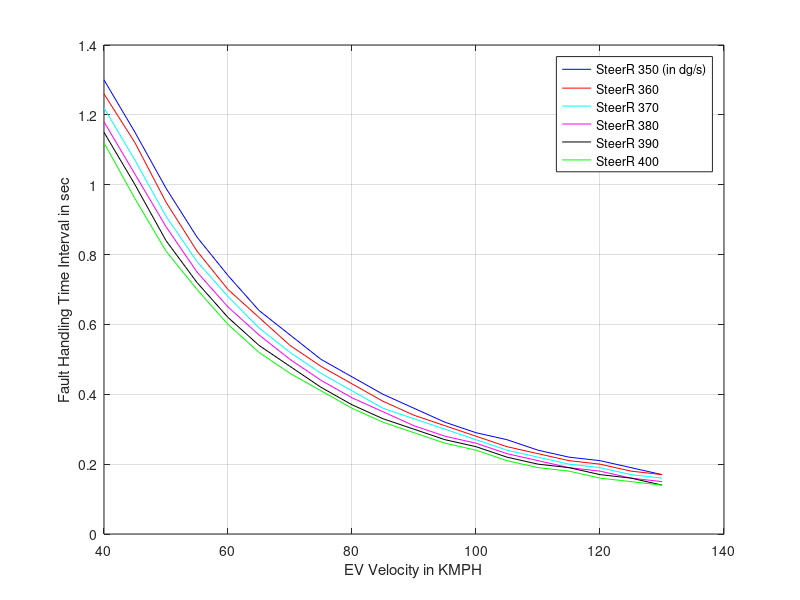
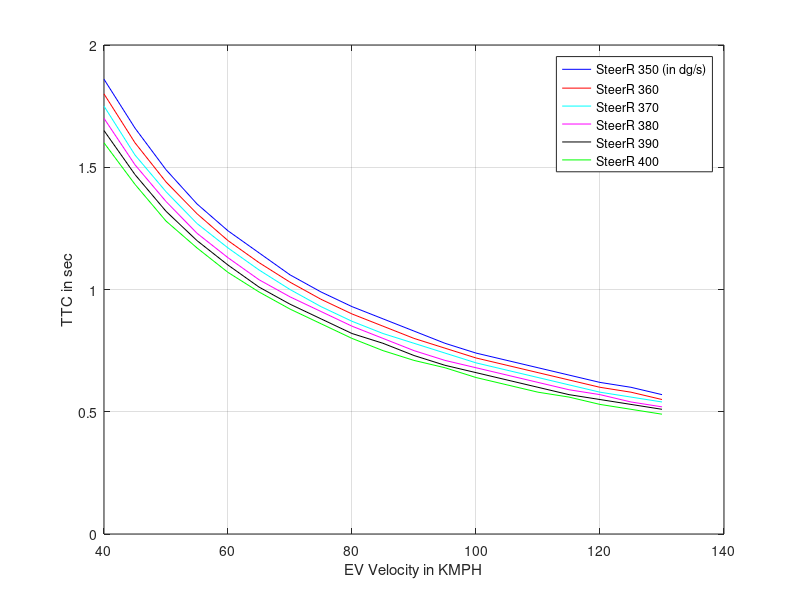

Source code (MATLAB) for these figures, in order: (Note: this script raises an error after producing the figures.)
clear all
close all
clc
%% Constraint for parameter

KK = 0;
c=200;
deg_to_rad=pi/180;
 LaneWidth = 3.66;
 TruckWidth = 3.05;
 WheelBase = 5.79;
 SRR = 18;
 s=(LaneWidth-TruckWidth)/2;
 b=c+s+LaneWidth;
 Str_Ang_Rate=[];
x_speed=[];
y_TTC=[];
z_FHTI=[];
for SteerAngRate_EV_Comp = 350 : 10 : 400
    Speed = [];
    TimeDur = [];
    DataTTC = [];
    AAy=[];
    for EgoVehicleSpeed = 40 : 5 : 130
        
 Vx_EV = EgoVehicleSpeed/3.6;
 wheel_angle=SteerAngRate_EV_Comp/SRR;
wheel_ang_rad=0.0174533*wheel_angle;
deg_to_rad=pi/180;
ang_C_deg=90-wheel_angle;
ang_B_deg=180-(asind(b*sind(ang_C_deg)/c));
ang_A_deg=180-ang_C_deg-ang_B_deg;
ang_B_rad=ang_B_deg*deg_to_rad;
ang_A_rad=ang_A_deg*deg_to_rad;
ang_C_rad=ang_C_deg*deg_to_rad;

a=(c*sin(ang_A_rad))/sin(ang_C_rad);
 
      
        Ay = -Vx_EV^2 * tand(SteerAngRate_EV_Comp/SRR)/WheelBase;
        AyComp = Vx_EV^2 * tand(SteerAngRate_EV_Comp/SRR)/WheelBase;
        % Saturation: If acceleration is more than 1g. Need to saturate
        if abs(AyComp) > 9.81
            AyComp = sign(AyComp)*9.81;
        else
            AyComp = AyComp;
        end
        dT = 0.01;                                      % Sample time
       
       
        VelY = 0;
        DistCovered = 0;
        K = 0;
 %% TTC computation
        Flag = false;
        while(Flag == false)
          
          
            VelY = VelY + dT * Ay;
            DistCovered = DistCovered + dT*VelY;
            K = K + 1;
            if (abs(DistCovered) >= a)
                Flag = true;
            end
        end
        TTC = K * dT;
        %% Dist covered during response time
        for ijk = TTC : -dT : 0.001
            
        IC = 0;
        VelY = 0;
        DistCovered = 0;
        Flag = false;
        C = 0;
        for i = 0 : dT : ijk
            
          
            VelY = VelY + dT * Ay;
            DistCovered = DistCovered + dT*VelY;
        end
        DistCovered1 = abs(DistCovered);
 %% 
 
        Flag = false;
        N = 0;
        Pev_VelY = VelY;
        DistCovered = 0;
        while(Flag == false)
            
            VelY = VelY + dT * AyComp;
            DistCovered = DistCovered + dT*VelY;
            if sign(VelY) ~= sign(Pev_VelY)
                Flag = true;
            end
            N = N + 1;
        end
        
        DistCovered2 = abs(DistCovered);
        TotalDist = DistCovered1 + DistCovered2;
        if abs(TotalDist) < (a-0.05)
            break;
        end
        end
        Speed = [Speed EgoVehicleSpeed];
        TimeDur = [TimeDur ijk];
        DataTTC = [DataTTC TTC];
        AAy=[AAy Ay];
        Str_Ang_Rate=[Str_Ang_Rate SteerAngRate_EV_Comp];
    end
    
    x_speed=[x_speed Speed]; 
    y_TTC=[y_TTC DataTTC];
    z_FHTI=[z_FHTI TimeDur];
    KK = KK + 1; 
    SSSS(KK,:) = Speed;
    TTTT(KK,:) = TimeDur;
    TTCC(KK,:) = DataTTC;
    AAAY(KK,:) = AAy;
end
% Plots
figure(1)
plot(SSSS(1,:),TTTT(1,:),'b');
hold on;
grid on;
plot(SSSS(2,:),TTTT(2,:),'r');
plot(SSSS(3,:),TTTT(3,:),'c');
plot(SSSS(4,:),TTTT(4,:),'m');
plot(SSSS(5,:),TTTT(5,:),'k');
plot(SSSS(6,:),TTTT(6,:),'g');

legend('SteerR 350 (in dg/s)','SteerR 360','SteerR 370','SteerR 380','SteerR 390','SteerR 400','Location','Best');
xlabel('EV Velocity in KMPH');
ylabel('Fault Handling Time Interval in sec');

f=gcf;
saveas(f,'Highway_Erratic_Veh_Accel_3_FHTI.jpg');

figure(2)
plot(SSSS(1,:),TTCC(1,:),'b');
hold on;
grid on;
plot(SSSS(2,:),TTCC(2,:),'r');
plot(SSSS(3,:),TTCC(3,:),'c');
plot(SSSS(4,:),TTCC(4,:),'m');
plot(SSSS(5,:),TTCC(5,:),'k');
plot(SSSS(6,:),TTCC(6,:),'g');

legend('SteerR 350 (in dg/s)','SteerR 360','SteerR 370','SteerR 380','SteerR 390','SteerR 400','Location','Best');
xlabel('EV Velocity in KMPH');
ylabel('TTC in sec');

f=gcf;
saveas(f,'Highway_Erratic_Veh_Accel_3_TTC.jpg');

Str_Ang_Rate=Str_Ang_Rate';
x_speed=x_speed';
y_TTC=y_TTC';
z_FHTI=z_FHTI';
data={'Str_ang_rate','Vehicle_Speed','TTC','FHTI'};
xlswrite('Functional_Safety_Scenarios',data,'Highway_Erratic_Veh_Accel_3','A1');
xlswrite('Functional_Safety_Scenarios',Str_Ang_Rate,'Highway_Erratic_Veh_Accel_3','A2');
xlswrite('Functional_Safety_Scenarios',x_speed,'Highway_Erratic_Veh_Accel_3','B2');
xlswrite('Functional_Safety_Scenarios',y_TTC,'Highway_Erratic_Veh_Accel_3','C2');
xlswrite('Functional_Safety_Scenarios',z_FHTI,'Highway_Erratic_Veh_Accel_3','D2');


folder = pwd;
excelFileName = 'Functional_Safety_Scenarios.xls';
fullFileName = fullfile(folder, excelFileName);
objExcel = actxserver('Excel.Application');
objExcel.Visible = true;
ExcelWorkbook = objExcel.Workbooks.Open(fullFileName);
oSheet = objExcel.ActiveSheet;
imageFolder = fileparts(which('Highway_Erratic_Veh_Accel_3_TTC.jpg'));
imageFullFileName = fullfile(imageFolder, 'Highway_Erratic_Veh_Accel_3_TTC.jpg');
Shapes = oSheet.Shapes;
Shapes.AddPicture(imageFullFileName, 0, 1, 400, 20, 400, 300);

imageFolder1 = fileparts(which('Highway_Erratic_Veh_Accel_3_FHTI.jpg'));
imageFullFileName1 = fullfile(imageFolder, 'Highway_Erratic_Veh_Accel_3_FHTI.jpg');
Shapes.AddPicture(imageFullFileName1, 0, 1, 850, 20, 400, 300);

objExcel.DisplayAlerts = false;
ExcelWorkbook.SaveAs(fullFileName);
ExcelWorkbook.Close(false);
objExcel.Quit; 